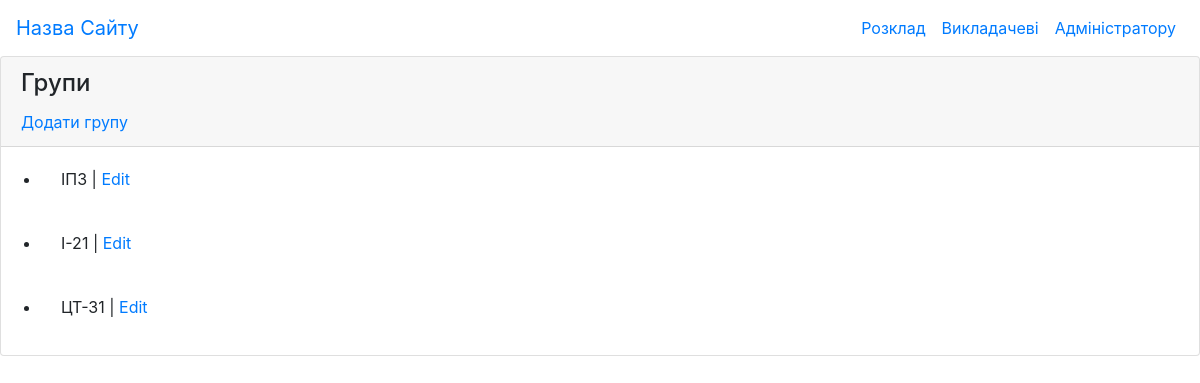
Page /control/group-create-or-update/ on the committed database.
### group/models.py (models this page shows, shortened)
class Groups(models.Model):
    title=models.CharField('Назва', max_length=75)
    titleFull=models.CharField('Повна назва', max_length=150)
    kurs=models.PositiveIntegerField(default=1)
    educational_programs=models.ForeignKey(EducationalPrograms,on_delete=models.PROTECT)
    faculty=models.ForeignKey(Facultys,on_delete=models.PROTECT)

### group/views.py (the view)
# urls.py: path('', GroupsList.as_view(), name='group_list'),
class GroupsList(ListView):
    model = Groups
    template_name = "group/group_list.html"
    context_object_name = "groups"

### group/templates/group/group_list.html
{% extends "main/index.html" %}
{% block content %}
    <div class="card">
        <div class="card-header card-header-secondary">
            <h4 class="card-title">Групи</h4>
            <a href="{% url 'group_create' %}">Додати групу</a>
        </div>
        <ul>
            {% for group in groups %}
                <li class="card-body">{{ group.title }} | <a href="{% url 'group_update' group.id %}">Edit</a></li>
            {% endfor %}
        </ul>
    </div>
{% endblock content %}

### rows in the picture
Groups: title "ІПЗ"
Groups: title "І-21"
Groups: title "ЦТ-31"
